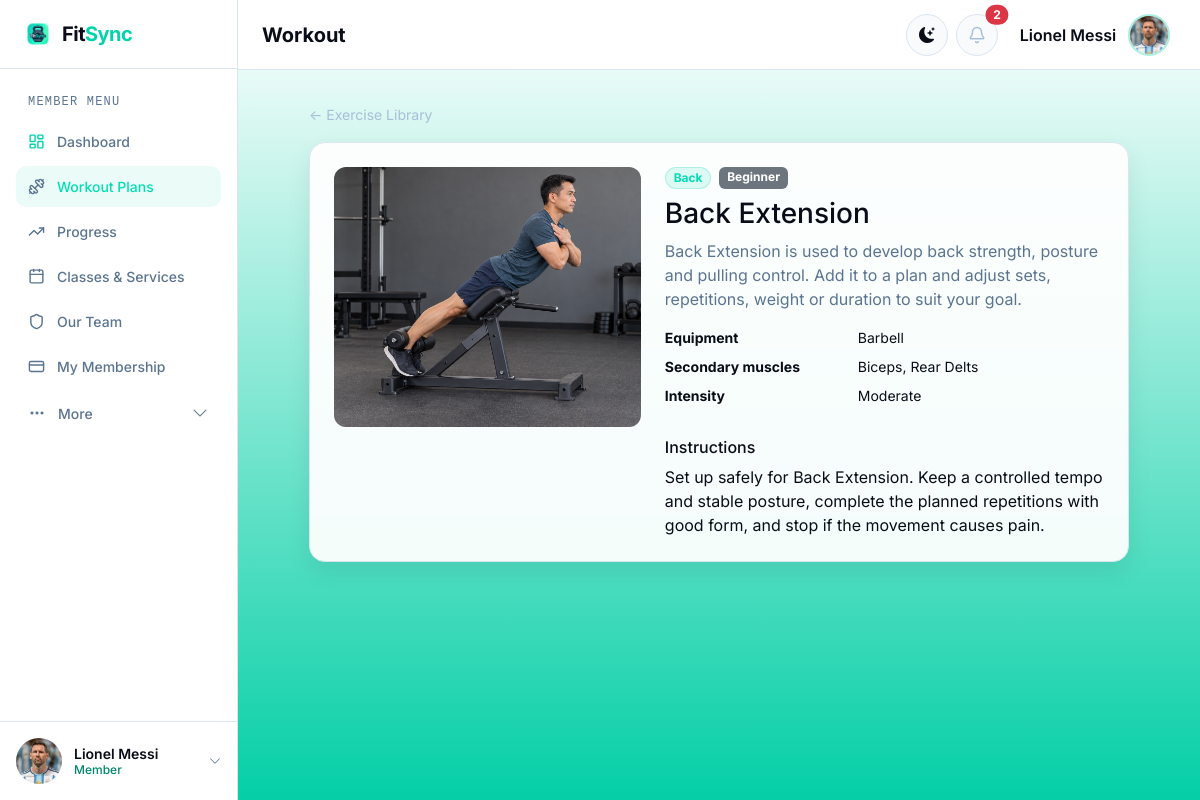
Screenshot of /workouts/exercises/42/ (signed in) with the database file from the repository.
### gym/models.py (models this page shows, shortened)
class User(AbstractUser):
    class Role(models.TextChoices):
        MEMBER = ("MEMBER", "Member")
        STAFF = ("STAFF", "Staff")
        COACH = ("COACH", "Coach")
        ADMIN = ("ADMIN", "Admin")
    email = models.EmailField(unique=True)
    role = models.CharField(max_length=20, choices=Role.choices, default=Role.MEMBER)
    class Meta:
        db_table = "accounts_user"

class MemberProfile(models.Model):
    user = models.OneToOneField(
        settings.AUTH_USER_MODEL,
        on_delete=models.CASCADE,
        related_name="member_profile",
    )
    profile_picture = models.ImageField(
        upload_to="profile_pics/", blank=True, null=True
    )
    avatar_static_path = models.CharField(max_length=255, blank=True)
    @property
    def avatar_url(self):
        from django.templatetags.static import static
        if self.profile_picture:
            return self.profile_picture.url
        return static(self.avatar_static_path) if self.avatar_static_path else ""
    phone = models.CharField(max_length=30, blank=True)
    date_of_birth = models.DateField(blank=True, null=True)
    emergency_contact = models.CharField(max_length=100, blank=True)
    age = models.PositiveSmallIntegerField(blank=True, null=True)
    height_cm = models.PositiveIntegerField(blank=True, null=True)
    current_weight_kg = models.DecimalField(
        max_digits=5, decimal_places=2, blank=True, null=True
    )
    target_weight_kg = models.DecimalField(
        max_digits=5, decimal_places=2, blank=True, null=True
    )
    fitness_goal = models.CharField(max_length=200, blank=True)
    medical_notes = models.TextField(blank=True)
    class Meta:
        db_table = "accounts_memberprofile"

class Exercise(models.Model):
    MUSCLE_CHOICES = [
        ("CHEST", "Chest"),
        ("BACK", "Back"),
        ("SHOULDERS", "Shoulders"),
        ("BICEPS", "Biceps"),
        ("TRICEPS", "Triceps"),
        ("LEGS", "Legs"),
        ("GLUTES", "Glutes"),
        ("CORE", "Core"),
    ]
    EQUIPMENT_CHOICES = [
        ("BARBELL", "Barbell"),
        ("DUMBBELL", "Dumbbell"),
        ("CABLE", "Cable"),
        ("MACHINE", "Machine"),
        ("BODYWEIGHT", "Bodyweight"),
        ("KETTLEBELL", "Kettlebell"),
        ("BAND", "Resistance Band"),
        ("OTHER", "Other"),
    ]
    DIFFICULTY_CHOICES = [
        ("BEGINNER", "Beginner"),
        ("INTERMEDIATE", "Intermediate"),
        ("ADVANCED", "Advanced"),
    ]
    INTENSITY_CHOICES = [
        ("LOW", "Low"),
        ("MODERATE", "Moderate"),
        ("HIGH", "High"),
        ("VERY_HIGH", "Very High"),
    ]
    name = models.CharField(max_length=100)
    category = models.CharField(max_length=20, choices=MUSCLE_CHOICES)
    secondary_muscles = models.CharField(max_length=150, blank=True)
    equipment = models.CharField(
        max_length=20, choices=EQUIPMENT_CHOICES, default="OTHER"
    )
    difficulty = models.CharField(
        max_length=20, choices=DIFFICULTY_CHOICES, default="BEGINNER"
    )
    intensity = models.CharField(
        max_length=20, choices=INTENSITY_CHOICES, default="MODERATE"
    )
    description = models.TextField(blank=True)
    instructions = models.TextField(blank=True)
    image = models.ImageField(upload_to="exercises/", null=True, blank=True)
    is_active = models.BooleanField(default=True)
    class Meta:
        ordering = ["category", "name"]
        db_table = "workouts_exercise"
    @property
    def library_image(self):
        return f"img/exercises/library/{self.category.lower()}/{slugify(self.name)}.jpg"

### gym/views.py (the view)
# urls.py: path("exercises/<int:exercise_id>/", views.exercise_detail, name="exercise_detail"),
@login_required
def exercise_detail(request, exercise_id):
    exercise = get_object_or_404(Exercise, id=exercise_id, is_active=True)
    return render(
        request,
        "shared/exercise_detail.html",
        {
            "exercise": exercise,
            "active_sidebar": "plans",
            "layout_template": (
                "layouts/coach_base.html"
                if is_coach(request.user)
                else "layouts/member_base.html"
            ),
        },
    )

### gym/context_processors.py (called while the page is built)
def notification_menu(request):
    if not request.user.is_authenticated:
        return {}
    unread = Notification.objects.filter(recipient=request.user, is_read=False)
    today = timezone.localdate()
    notices = Notice.objects.filter(is_active=True, publish_date__lte=today).filter(
        expires_on__isnull=True
    ) | Notice.objects.filter(
        is_active=True, publish_date__lte=today, expires_on__gte=today
    )
    return {
        "notification_menu_items": unread[:5],
        "unread_notification_count": unread.count(),
        "active_gym_notices": notices.distinct()[:3],
    }

### gym/views.py (called while the page is built)
def is_coach(user):
    return user.is_authenticated and user.role == "COACH"

### templates/shared/exercise_detail.html (shortened to what this page needs)
{% extends layout_template %}
{% load static %}
{% block dashboard_heading %}Workout{% endblock %}
{% block extra_css %}<link rel="stylesheet" href="{% static 'css/workouts.css' %}?v=3">{% endblock %}
{% block dashboard_content %}
<div class="workout-narrow">
    <a class="back-link" href="{% url 'workouts:exercise_library' %}">← Exercise Library</a>
    <div class="workout-panel p-4 mt-3">
        <div class="row g-4 align-items-start">
            <div class="col-md-5">{% if exercise.image %}<img class="exercise-detail-image" src="{{ exercise.image.url }}" alt="{{ exercise.name }}">{% else %}<img class="exercise-detail-image" src="{% static exercise.library_image %}" alt="{{ exercise.get_category_display }} exercise">{% endif %}</div>
            <div class="col-md-7">
                <div class="d-flex flex-wrap gap-2 mb-2"><span class="badge badge-fitsync">{{ exercise.get_category_display }}</span><span class="badge text-bg-secondary">{{ exercise.get_difficulty_display }}</span></div>
                <h1 class="h3">{{ exercise.name }}</h1>
                <p class="text-muted">{{ exercise.description|default:"Exercise from the FitSync exercise library." }}</p>
                <dl class="row small">
                    <dt class="col-5">Equipment</dt><dd class="col-7">{{ exercise.get_equipment_display }}</dd>
                    <dt class="col-5">Secondary muscles</dt><dd class="col-7">{{ exercise.secondary_muscles|default:"—" }}</dd>
                    <dt class="col-5">Intensity</dt><dd class="col-7">{{ exercise.get_intensity_display }}</dd>
                </dl>
                <h2 class="h6 mt-4">Instructions</h2><p class="mb-0">{{ exercise.instructions|linebreaksbr|default:"Follow proper exercise form and use a suitable weight for your level." }}</p>
            </div>
        </div>
    </div>
</div>
{% endblock %}

### templates/includes/sidebar_user.html (shortened to what this page needs)
{% load static %}
<link rel="stylesheet" href="{% static 'css/sidebar-user.css' %}?v=1">
{% with user=request.user %}
<div class="sidebar-user dropup">
    <button
        id="sidebarUserToggle"
        class="sidebar-user-toggle"
        type="button"
        data-bs-toggle="dropdown"
        data-bs-display="static"
        aria-expanded="false"
        aria-label="Open account menu"
    >
        {% if user.member_profile.avatar_url %}
            <img src="{{ user.member_profile.avatar_url }}" alt="" class="sidebar-user-avatar">
        {% elif user.coach_profile.photo_url %}
            <img src="{{ user.coach_profile.photo_url }}" alt="" class="sidebar-user-avatar">
        {% else %}
            <span class="sidebar-user-avatar sidebar-user-initials" aria-hidden="true">
                {% if user.first_name or user.last_name %}{{ user.first_name|slice:":1"|upper }}{{ user.last_name|slice:":1"|upper }}{% else %}{{ user.username|slice:":1"|upper }}{% endif %}
            </span>
        {% endif %}
        <span class="sidebar-user-text">
            <span class="sidebar-user-name">{{ user.get_full_name|default:user.username }}</span>
            <span class="sidebar-user-role">{{ user.get_role_display }}</span>
        </span>
        <i class="bi bi-chevron-up sidebar-user-chevron" aria-hidden="true"></i>
    </button>
</div>
{% endwith %}

### templates/includes/dashboard_topbar_actions.html (shortened to what this page needs)
{% load static %}
<div class="dashboard-topbar-actions d-flex align-items-center gap-2">
    <button class="btn theme-toggle" type="button" data-theme-toggle aria-label="Switch to dark mode" title="Switch theme">
        <i class="bi bi-moon-stars" data-theme-icon aria-hidden="true"></i>
    </button>
    <div class="dropdown">
        <button class="btn notification-toggle position-relative" type="button" data-bs-toggle="dropdown" aria-expanded="false" aria-label="Notifications">
            {% if request.user.role == "MEMBER" %}
                <img src="{% static 'img/member-dashboard/bell.svg' %}" alt="">
            {% else %}
                <i class="bi bi-bell" aria-hidden="true"></i>
            {% endif %}
            {% if unread_notification_count %}<span class="position-absolute top-0 start-100 translate-middle badge rounded-pill text-bg-danger">{{ unread_notification_count }}</span>{% endif %}
        </button>
    </div>
    <div class="dropdown">
        <button class="navbar-account-toggle dashboard-account-toggle" type="button" data-bs-toggle="dropdown" aria-expanded="false">
            <span class="navbar-account-name">{{ request.user.get_full_name|default:request.user.username }}</span>
            {% if request.user.member_profile.avatar_url %}
                <img class="navbar-account-avatar" src="{{ request.user.member_profile.avatar_url }}" alt="">
            {% elif request.user.coach_profile.photo_url %}
                <img class="navbar-account-avatar" src="{{ request.user.coach_profile.photo_url }}" alt="">
            {% else %}
                <span class="navbar-account-avatar navbar-account-initials" aria-hidden="true">
                    {% if request.user.first_name or request.user.last_name %}{{ request.user.first_name|slice:":1"|upper }}{{ request.user.last_name|slice:":1"|upper }}{% else %}{{ request.user.username|slice:":1"|upper }}{% endif %}
                </span>
            {% endif %}
        </button>
    </div>
</div>

### static/css/base.css (style rules this page uses)
:root { --bg-color: #f4f7fb; --surface-color: #ffffff; --surface-soft: #f8fafc; --text-color: #080d17; --muted-color: #5b748f; --border-color: #dbe5f0; --primary-color: #00d4aa; --primary-strong: #00ad8a; --danger-color: #dc3545; --navbar-color: #ffffff; --sidebar-color: #07152d; --footer-color: #ffffff; --shadow-color: rgba(8, 13, 23, 0.08); --radius-sm: 10px; --radius-md: 12px; --radius-lg: 16px; --sidebar-width: 238px; --topbar-height: 70px; }
html[data-theme="light"] { color-scheme: light; --bg-color: #f4f7fb; --surface-color: #ffffff; --text-color: #080d17; --muted-color: #5b748f; --border-color: #dbe5f0; --navbar-color: #ffffff; --sidebar-color: #ffffff; --footer-color: #ffffff; --shadow-color: rgba(8, 13, 23, 0.08); --page-gradient: linear-gradient(to bottom, #ffffff, #04cfa6); --member-sidebar-background: #ffffff; --member-sidebar-border: #dbe5f0; --member-sidebar-text: #080d17; --member-sidebar-muted: #5b748f; --member-sidebar-accent: #00876c; }
*, *::before, *::after { box-sizing: border-box; }
html, body { min-height: 100%; }
body { min-height: 100vh; margin: 0; background: var(--page-gradient); color: var(--text-color); font-family: "Inter", system-ui, -apple-system, BlinkMacSystemFont, "Segoe UI", sans-serif; transition: background-color 160ms ease, color 160ms ease; }
h1, h2, h3, h4, h5, h6, .fitsync-brand { font-family: "Inter", sans-serif; }
a { color: inherit; }
.text-muted { color: var(--muted-color) !important; }
.navbar-account-toggle { display: inline-flex; min-height: 46px; align-items: center; gap: 0.75rem; padding: 0.25rem 0.3rem 0.25rem 0.8rem; color: var(--text-color); background: transparent; border: 1px solid transparent; border-radius: 999px; }
.navbar-account-name { max-width: 150px; overflow: hidden; font-weight: 600; white-space: nowrap; text-overflow: ellipsis; }
.navbar-account-avatar { width: 42px; height: 42px; flex: 0 0 42px; border: 2px solid rgba(0, 212, 170, 0.35); border-radius: 50%; object-fit: cover; object-position: center top; }
.theme-toggle, .notification-toggle, .sidebar-toggle { display: inline-grid; width: 42px; height: 42px; place-items: center; padding: 0; color: var(--text-color); background: var(--surface-soft); border: 1px solid var(--border-color); border-radius: 50%; }
.member-dashboard-sidebar .sidebar-user { padding: 8px; border-color: var(--member-sidebar-border); }
.member-dashboard-sidebar .sidebar-user-avatar { width: 46px; height: 46px; flex-basis: 46px; border-radius: 50%; }
.member-dashboard-sidebar .sidebar-user-name { color: var(--member-sidebar-text) !important; }
.member-dashboard-sidebar .sidebar-user-role { color: var(--member-sidebar-accent); }
.member-dashboard-sidebar .sidebar-user-chevron { color: var(--member-sidebar-muted); }
.badge-fitsync { color: var(--primary-strong); background: rgba(0, 212, 170, 0.12); border: 1px solid rgba(0, 212, 170, 0.22); border-radius: 999px; }
.dashboard-topbar-actions { min-width: 0; }
.dashboard-account-toggle { min-height: 48px; }
body.dashboard-body { height: 100vh; min-height: 100vh; overflow: hidden; }

### static/css/workouts.css (style rules this page uses)
.workout-narrow, .workout-form-wrap { max-width: 820px; margin: 0 auto; }
.workout-panel, .workout-card, .workout-builder-panel { color: #f7fbff; background: rgba(7, 24, 45, 0.92); border: 1px solid #173957; border-radius: 16px; box-shadow: 0 12px 30px rgba(0, 0, 0, 0.18); }
.badge-fitsync { color: #00ddb4; background: rgba(0, 212, 170, 0.12); border: 1px solid rgba(0, 212, 170, 0.22); }
.back-link { color: #a7bfd6; text-decoration: none; font-size: 0.875rem; }
.exercise-detail-image { width: 100%; min-height: 260px; max-height: 380px; object-fit: cover; border-radius: 12px; }
html[data-theme="light"] .workout-panel, html[data-theme="light"] .workout-card, html[data-theme="light"] .workout-builder-panel, html[data-theme="light"] .exercise-card, html[data-theme="light"] .plan-builder-actions { color: #0a1627; background: #ffffff; border-color: #d6e4ee; }
html[data-theme="light"] .workout-panel, html[data-theme="light"] .workout-card, html[data-theme="light"] .workout-builder-panel, html[data-theme="light"] .exercise-card, html[data-theme="light"] .plan-builder-actions, html[data-theme="light"] .builder-motivation { color: #080d17 !important; background: rgba(255, 255, 255, 0.94) !important; border-color: #dbe5f0 !important; box-shadow: 0 10px 24px rgba(8, 13, 23, 0.08) !important; }

### rows the page displays
User: member_profile.avatar_url (picture), get_full_name "Lionel Messi", role "Member", user.get_full_name "Lionel Messi", user.member_profile.avatar_url (picture)
Exercise: category "Back", difficulty "Beginner", name "Back Extension", description "Back Extension is used to develop back strength, posture and pulling control. Add it to a plan and adjust sets, repetitions, weight or duration to suit your goal.", equipment "Barbell", secondary_muscles "Biceps, Rear Delts", intensity "Moderate", instructions "Set up safely for Back Extension. Keep a controlled tempo and stable posture, complete the planned repetitions with good form, and stop if the movement causes pain."

### other values shown
{{ unread_notification_count }} "2"
